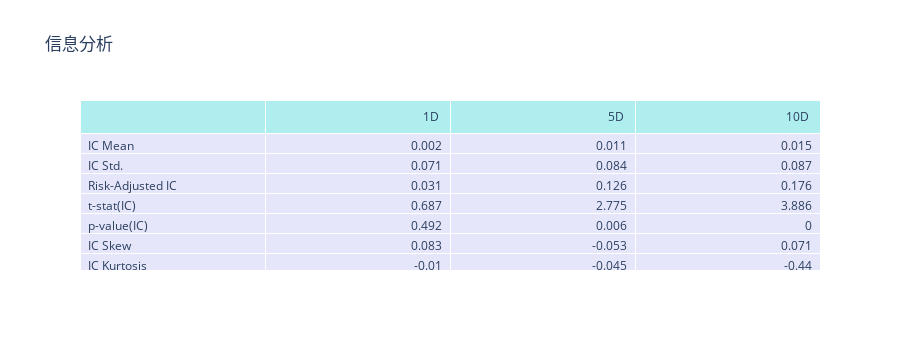
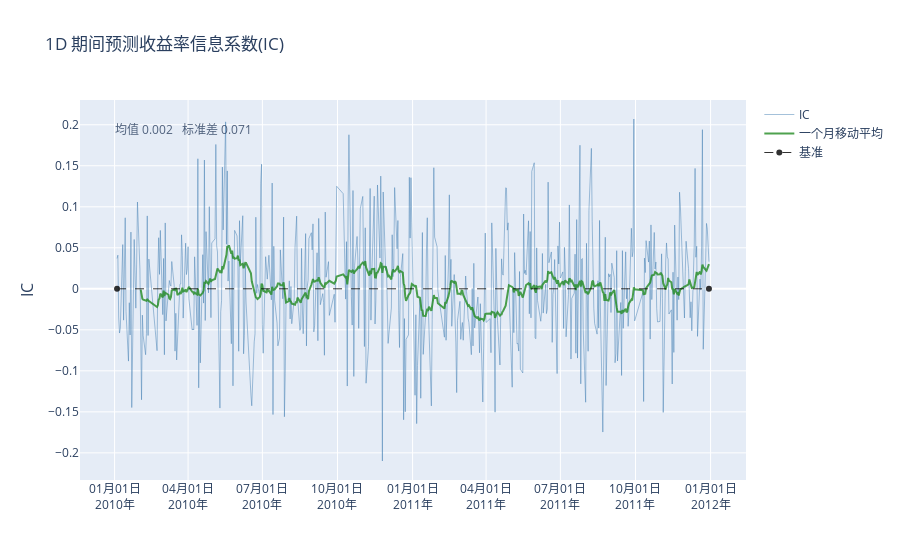
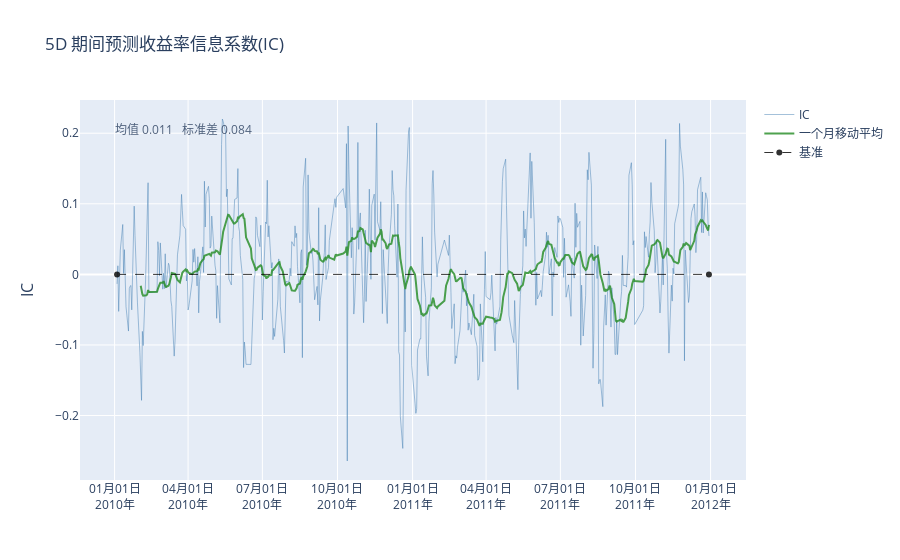
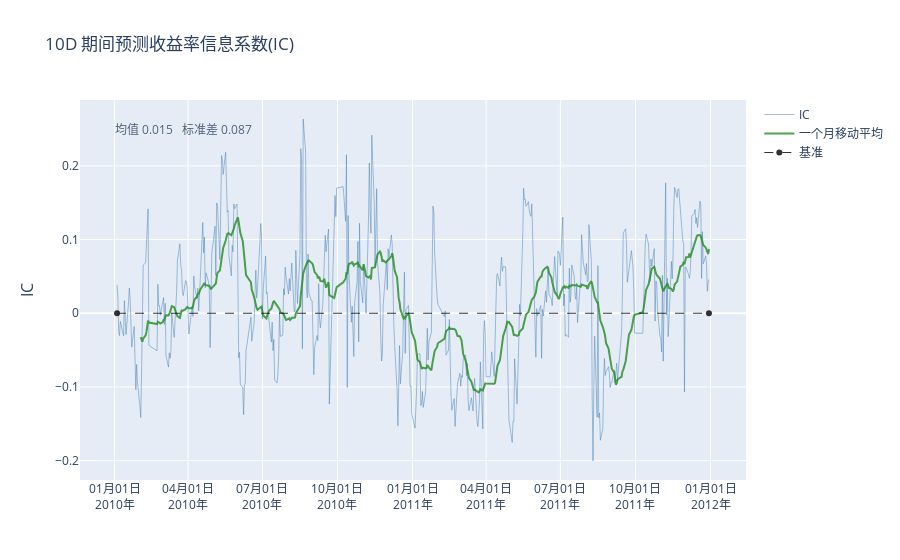

The notebook cell these images were saved under, in order:
### Markdown cell above
Notice how the IC figures are lower than they were in the first chart. That means the factor we added is making our predictions worse!

### Code cell
create_information_tear_sheet(new_factor_data)

### Figure 1 — Plotly figure (JSON) as saved in the notebook; plotly's stock layout.template omitted (floating-point values rounded to 4 significant figures)
{"data": [{"cells": {"align": ["left", "right"], "fill": {"color": "lavender"}, "values": [["IC Mean", "IC Std.", "Risk-Adjusted IC", "t-stat(IC)", "p-value(IC)", "IC Skew", "IC Kurtosis"], [0.002, 0.071, 0.031, 0.687, 0.492, 0.083, -0.01], [0.011, 0.084, 0.126, 2.775, 0.006, -0.053, -0.045], [0.015, 0.087, 0.176, 3.886, 0, 0.071, -0.44]]}, "header": {"align": ["left", "right"], "fill": {"color": "paleturquoise"}, "values": ["", "1D <br>", "5D <br>", "10D <br>"]}, "type": "table"}], "layout": {"height": 350, "title": {"text": "信息分析"}}}

### Figure 2 — Plotly figure (JSON) as saved in the notebook; plotly's stock layout.template omitted (floating-point values rounded to 4 significant figures; data arrays with more than 128 entries replaced by an {"elided": "..."} marker saying what was removed)
{"data": [{"line": {"color": "steelblue", "width": 0.7}, "name": "IC", "opacity": 0.7, "type": "scatter", "x": {"elided": "486 str values"}, "y": {"elided": "486 float values"}}, {"line": {"color": "forestgreen", "width": 2}, "name": "一个月移动平均", "opacity": 0.8, "type": "scatter", "x": {"elided": "465 str values"}, "y": {"elided": "465 float values"}}, {"line": {"color": "black", "dash": "dash", "width": 1}, "name": "基准", "opacity": 0.8, "type": "scatter", "x": ["2010-01-04T00:00:00+00:00", "2011-12-30T00:00:00+00:00"], "y": [0, 0]}], "layout": {"annotations": [{"font": {"size": 16}, "showarrow": false, "text": "IC", "textangle": -90, "x": 0, "xanchor": "right", "xref": "paper", "xshift": -40, "y": 0.5, "yanchor": "middle", "yref": "paper"}, {"align": "center", "opacity": 0.8, "showarrow": false, "text": "均值 0.002 \n 标准差 0.071", "x": 0.05, "xref": "paper", "y": 0.95, "yref": "paper"}], "title": {"text": "1D 期间预测收益率信息系数(IC)"}, "xaxis": {"anchor": "y", "domain": [0, 1], "tickformat": "%m月%d日<br>%Y年"}, "yaxis": {"anchor": "x", "domain": [0, 1], "range": [null, null]}}}

### Figure 3 — Plotly figure (JSON) as saved in the notebook; plotly's stock layout.template omitted (floating-point values rounded to 4 significant figures; data arrays with more than 128 entries replaced by an {"elided": "..."} marker saying what was removed)
{"data": [{"line": {"color": "steelblue", "width": 0.7}, "name": "IC", "opacity": 0.7, "type": "scatter", "x": {"elided": "486 str values"}, "y": {"elided": "486 float values"}}, {"line": {"color": "forestgreen", "width": 2}, "name": "一个月移动平均", "opacity": 0.8, "type": "scatter", "x": {"elided": "465 str values"}, "y": {"elided": "465 float values"}}, {"line": {"color": "black", "dash": "dash", "width": 1}, "name": "基准", "opacity": 0.8, "type": "scatter", "x": ["2010-01-04T00:00:00+00:00", "2011-12-30T00:00:00+00:00"], "y": [0, 0]}], "layout": {"annotations": [{"font": {"size": 16}, "showarrow": false, "text": "IC", "textangle": -90, "x": 0, "xanchor": "right", "xref": "paper", "xshift": -40, "y": 0.5, "yanchor": "middle", "yref": "paper"}, {"align": "center", "opacity": 0.8, "showarrow": false, "text": "均值 0.011 \n 标准差 0.084", "x": 0.05, "xref": "paper", "y": 0.95, "yref": "paper"}], "title": {"text": "5D 期间预测收益率信息系数(IC)"}, "xaxis": {"anchor": "y", "domain": [0, 1], "tickformat": "%m月%d日<br>%Y年"}, "yaxis": {"anchor": "x", "domain": [0, 1], "range": [null, null]}}}

### Figure 4 — Plotly figure (JSON) as saved in the notebook; plotly's stock layout.template omitted (floating-point values rounded to 4 significant figures; data arrays with more than 128 entries replaced by an {"elided": "..."} marker saying what was removed)
{"data": [{"line": {"color": "steelblue", "width": 0.7}, "name": "IC", "opacity": 0.7, "type": "scatter", "x": {"elided": "486 str values"}, "y": {"elided": "486 float values"}}, {"line": {"color": "forestgreen", "width": 2}, "name": "一个月移动平均", "opacity": 0.8, "type": "scatter", "x": {"elided": "465 str values"}, "y": {"elided": "465 float values"}}, {"line": {"color": "black", "dash": "dash", "width": 1}, "name": "基准", "opacity": 0.8, "type": "scatter", "x": ["2010-01-04T00:00:00+00:00", "2011-12-30T00:00:00+00:00"], "y": [0, 0]}], "layout": {"annotations": [{"font": {"size": 16}, "showarrow": false, "text": "IC", "textangle": -90, "x": 0, "xanchor": "right", "xref": "paper", "xshift": -40, "y": 0.5, "yanchor": "middle", "yref": "paper"}, {"align": "center", "opacity": 0.8, "showarrow": false, "text": "均值 0.015 \n 标准差 0.087", "x": 0.05, "xref": "paper", "y": 0.95, "yref": "paper"}], "title": {"text": "10D 期间预测收益率信息系数(IC)"}, "xaxis": {"anchor": "y", "domain": [0, 1], "tickformat": "%m月%d日<br>%Y年"}, "yaxis": {"anchor": "x", "domain": [0, 1], "range": [null, null]}}}
